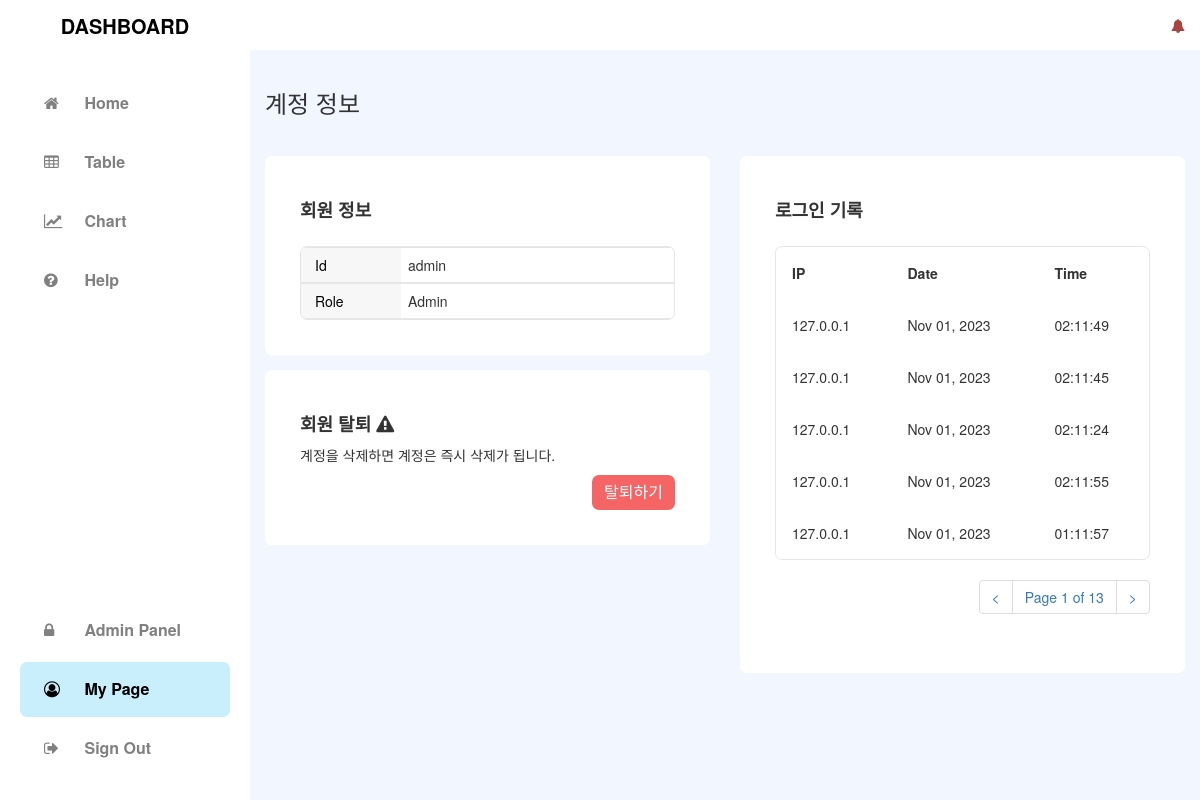
The app's page /mypage/index.php (signed in) with its own data.
### tables this page shows
CREATE TABLE IF NOT EXISTS `users` (
  `id` int(11) NOT NULL AUTO_INCREMENT,
  `username` varchar(50) NOT NULL,
  `password` varchar(255) NOT NULL,
  `ipaddress` varchar(255) NOT NULL,
  `role` varchar(255) NOT NULL DEFAULT 'User',
  `created_at` datetime DEFAULT current_timestamp(),
  PRIMARY KEY (`id`),
  UNIQUE KEY `email` (`username`) USING BTREE
);

CREATE TABLE IF NOT EXISTS `user_signin_log` (
  `idx` int(11) NOT NULL AUTO_INCREMENT,
  `connected_id` int(11) NOT NULL,
  `ipaddress` varchar(255) NOT NULL,
  `datetime` datetime NOT NULL DEFAULT current_timestamp(),
  PRIMARY KEY (`idx`)
);

### assets/database/mysql_config.php (called while the page is built, shortened)
<?php
  $host = "localhost";
  $user = "root";
  $pw = "";
  $dbName = "capstone";
  try {
    $db_board = new mysqli($host, $user, $pw, $dbName);
    $db_board->set_charset("utf8");
    function query($db_board_query) {
      global $db_board;
      return $db_board->query($db_board_query);
    }
  } catch (Exception $e) {
    echo "DB 서버에 연결할 수 없습니다. 관리자에게 문의해주세요.";
  }
?>

### mypage/index.php (the view, shortened to what this page needs)
<?php
  require_once("../assets/database/mysql_config.php");
  if(isset($_SESSION["loggedin"]) && $_SESSION["loggedin"] === true) {
    $result_mysignlog = query("select * from user_signin_log where connected_id ='".$_SESSION['id']."' order by datetime desc");
  } else {
    echo '<script type="text/javascript">';
    echo 'alert("로그인 완료 후 이용 가능합니다.");';
    echo "location.href='../signin';";
    echo '</script>';
    exit;
  }
?>
<!doctype html>
 <html class="no-js" lang="ko-KR">
<head>
  <link rel="stylesheet" href="https://cdnjs.cloudflare.com/ajax/libs/twitter-bootstrap/3.3.7/css/bootstrap.min.css"/>
  <link rel="stylesheet" href="https://cdnjs.cloudflare.com/ajax/libs/font-awesome/4.7.0/css/font-awesome.css"/>
  <link rel="stylesheet" href="../assets/css/style.css"/>
  <link rel="stylesheet" href="../assets/css/sidebar.css"/>
  <link rel="stylesheet" href="../assets/css/account.css"/>
  <link rel="stylesheet" href="../assets/css/admin.css"/>
</head>
<body>
  <div id="viewport">
    <?php require_once("../assets/components/nav/sidebar.php")?>
    <div id="content">
      <?php require_once("../assets/components/nav/header.php")?>
      <div class="container-fluid">
        <div id="layout_account">
          <h3>계정 정보</h3>
          <div class="row" style="padding-top: 30px;">
            <div class="col-sm-6">
              <section class="account-box">
                <div class="member-info">
                  <h4>회원 정보</h4>
                  <table class="memberinfo-table">
                    <tbody>
                      <tr>
                        <td data-th="Id"><?php echo $my_username; ?></td>
                        <td data-th="Role"><?php echo $my_role; ?></td>
                      </tr>
                    </tbody>
                  </table>
                </div>
              </section>
              <section>
                <div class="account-box">
                  <h4>회원 탈퇴 <i class="fa fa-exclamation-triangle" aria-hidden="true"></i></h4>
                  <p>계정을 삭제하면 계정은 즉시 삭제가 됩니다.</p>
                  <div class="text-right">
                    <form action="../assets/hooks/delete_account" method="post">
                      <button type="sumbit" class="btn-del-account">탈퇴하기</button>
                    </form>
                  </div>
                </div>
              </section>
            </div>
            <div class="col-sm-6">
              <div class="account-box">
                <h4>로그인 기록</h4>
                <table class="signlog-table">
                  <thead>
                    <tr>
                      <th>IP</th>
                      <th>Date</th>
                      <th>Time</th>
                    </tr>
                  </thead>
                  <tbody>
                    <?php
                      if(isset($_GET['page'])) {
                        $page = $_GET['page'];
                      } else {
                        $page = 1;
                      }
                      $row_mysignlog_num = mysqli_num_rows($result_mysignlog);
                      $list = 5;
                      $total_page = ceil($row_mysignlog_num / $list);
                      $start_num = ($page - 1) * $list;
                      $result_mysignlog_table = query("select * from user_signin_log where connected_id ='".$_SESSION['id']."' order by idx desc limit $start_num, $list");
                      while($signlog = $result_mysignlog_table->fetch_array()) {
                        $signlog_ipaddress = $signlog['ipaddress'];
                        $signlog_datetime = $signlog['datetime'];
                        $signlog_date = date("M d, Y", strtotime($signlog_datetime));
                        $signlog_time = date("H:m:s", strtotime($signlog_datetime));
                    ?>
                    <tr>
                      <td data-th="IP"><?php echo $signlog_ipaddress; ?></td>
                      <td data-th="Date"><?php echo $signlog_date; ?></td>
                      <td data-th="Time"><?php echo $signlog_time; ?></td>
                    </tr>
                    <?php } ?>
                  </tbody>
                </table>
                <nav class="text-right">
                  <div id="page_num">
                    <ul class="pagination">
                      <?php
                        if($total_page != 0) {
                          if($page <= 1) {
                            echo "<li><a><</a></li>";
                          } else {
                            $pre = $page - 1;
                            echo "<li><a href='../mypage?page=$pre'><</a></li>";
                          }
                          echo "<li><a>Page $page of $total_page</a></li>";
                          if($page >= $total_page) {
                            echo "<li><a>></a></li>";
                          } else {
                            $next = $page + 1;
                            echo "<li><a href='../mypage?page=$next'>></a></li>";
                          }
                        }
                      ?>
                    </ul>
                  </div>
                </nav>
              </div>
            </div>
          </div>
        </div>
      </div>
    </div>
  </div>
</body>
</html>

### assets/css/style.css (style rules this page uses)
body { background-color: #F2F7FF; }
#viewport { padding-left: 250px; -webkit-transition: all 0.5s ease; -moz-transition: all 0.5s ease; -o-transition: all 0.5s ease; transition: all 0.5s ease; }
#content { width: 100%; position: relative; margin-right: 0; }

### assets/css/account.css (style rules this page uses)
.account-box { background: white; border-radius: 7px; padding: 35px; }
.account-box:first-child { margin-bottom: 15px; }
.account-box:last-child { margin-bottom: 15px; }
.account-box h4 { font-weight: bold; }
.memberinfo-table { margin-top: 25px; width: 100%; border: 1px solid rgb(128, 128, 128, .2); border-radius: 7px; overflow: hidden; border-collapse: unset; }
.memberinfo-table td { display: block; border-top: 1px solid rgb(128, 128, 128, .2); border-bottom: 1px solid rgb(128, 128, 128, .2); }
.memberinfo-table td:before { content: attr(data-th); width: 100px; display: inline-block; background: #F7F7F7; color: black; padding: 7px 14px; margin-right: 7px; }
.memberinfo-table td, .memberinfo-table th { text-align: left; }
.signlog-table { margin-top: 25px; width: 100%; border: 1px solid rgb(128, 128, 128, .2); border-radius: 7px; overflow: hidden; border-collapse: unset; }
.signlog-table tr { border-top: 1px solid #ddd; border-bottom: 1px solid #ddd; }
.signlog-table th { display: none; }
.signlog-table td { display: block; }
.signlog-table td:first-child { padding-top: 8px; }
.signlog-table td:last-child { padding-bottom: 8px; }
.signlog-table td:before { content: attr(data-th) ": "; font-weight: bold; width: 80px; display: inline-block; }
@media (min-width: 480px) { .signlog-table td:before { display: none; } }
.signlog-table td, .signlog-table th { text-align: left; }
@media (min-width: 480px) { .signlog-table td, .signlog-table th { display: table-cell; padding: 4px 8px; } }
@media (min-width: 480px) { .signlog-table td:first-child, .signlog-table th:first-child { padding-left: 0; } }
@media (min-width: 480px) { .signlog-table td:last-child, .signlog-table th:last-child { padding-right: 0; } }
.signlog-table tr { border-color: #46637f; }
.signlog-table td, .signlog-table th { margin: 8px 16px; }
@media (min-width: 480px) { .signlog-table td, .signlog-table th { padding: 16px !important; } }
.btn-del-account { outline: 0; border: 0; border-radius: 7px; padding: 6px 12px; background: rgb(243, 63, 63, .8); color: #FFF; font-size: 16px; }

### records on screen
users: username "admin", role "Admin"
user_signin_log: ipaddress "127.0.0.1", datetime "Nov 01, 2023", datetime "02:11:49"
user_signin_log: ipaddress "127.0.0.1", datetime "Nov 01, 2023", datetime "02:11:45"
user_signin_log: ipaddress "127.0.0.1", datetime "Nov 01, 2023", datetime "02:11:24"
user_signin_log: ipaddress "127.0.0.1", datetime "Nov 01, 2023", datetime "02:11:55"
user_signin_log: ipaddress "127.0.0.1", datetime "Nov 01, 2023", datetime "01:11:57"

### other values on screen
$page "1"
$total_page "13"
